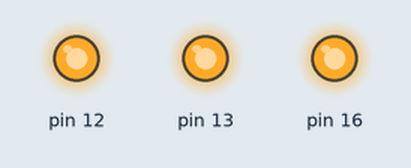
A sketch run on a simulated Arduino Uno, built with avr-gcc and run on an emulated ATmega328P. Shown: output pins drawn as LEDs (lit = HIGH).

Above: at 0.5 s.
At 3.5 s:
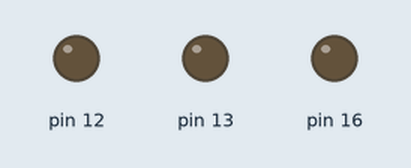
Timing chart, 0 to 4.6 s (numbered marks = the images above):
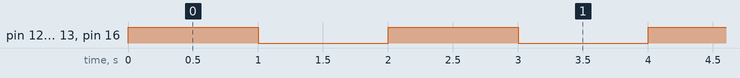

The sketch:

ch2_1_2.ino
```cpp
//Generated Date: Thu, 09 May 2024 13:30:15 GMT


void setup()
{

}

void loop()
{
  pinMode(16, OUTPUT);
  digitalWrite(16, HIGH);
  pinMode(12, OUTPUT);
  digitalWrite(12, HIGH);
  pinMode(13, OUTPUT);
  digitalWrite(13, HIGH);
  delay(1000);
  pinMode(16, OUTPUT);
  digitalWrite(16, LOW);
  pinMode(12, OUTPUT);
  digitalWrite(12, LOW);
  pinMode(13, OUTPUT);
  digitalWrite(13, LOW);
  delay(1000);
}
```

Measured:
- by itself, pin 12, pin 13, pin 16: alternates HIGH for 1.0 s and LOW for 1.0 s
